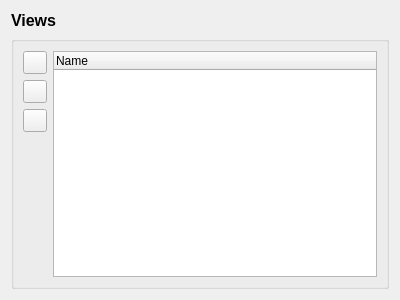
<?xml version="1.0" encoding="UTF-8"?>
<ui version="4.0">
 <class>ViewsListForm</class>
 <widget class="QWidget" name="ViewsListForm">
  <property name="geometry">
   <rect>
    <x>0</x>
    <y>0</y>
    <width>400</width>
    <height>300</height>
   </rect>
  </property>
  <property name="windowTitle">
   <string>Form</string>
  </property>
  <layout class="QVBoxLayout" name="verticalLayout">
   <item>
    <widget class="QLabel" name="lblHeader">
     <property name="text">
      <string>&lt;!DOCTYPE HTML PUBLIC &quot;-//W3C//DTD HTML 4.0//EN&quot; &quot;http://www.w3.org/TR/REC-html40/strict.dtd&quot;&gt;
&lt;html&gt;&lt;head&gt;&lt;meta name=&quot;qrichtext&quot; content=&quot;1&quot; /&gt;&lt;style type=&quot;text/css&quot;&gt;
p, li { white-space: pre-wrap; }
&lt;/style&gt;&lt;/head&gt;&lt;body style=&quot; font-family:'Sans'; font-size:10pt; font-weight:400; font-style:normal;&quot;&gt;
&lt;table border=&quot;0&quot; style=&quot;-qt-table-type: root; margin-top:4px; margin-bottom:4px; margin-left:4px; margin-right:4px;&quot;&gt;
&lt;tr&gt;
&lt;td style=&quot;border: none;&quot;&gt;
&lt;p style=&quot; margin-top:0px; margin-bottom:0px; margin-left:0px; margin-right:0px; -qt-block-indent:0; text-indent:0px;&quot;&gt;&lt;span style=&quot; font-size:12pt; font-weight:600;&quot;&gt;Views&lt;/span&gt;&lt;/p&gt;&lt;/td&gt;&lt;/tr&gt;&lt;/table&gt;&lt;/body&gt;&lt;/html&gt;</string>
     </property>
    </widget>
   </item>
   <item>
    <widget class="QGroupBox" name="groupBox">
     <property name="title">
      <string/>
     </property>
     <layout class="QHBoxLayout" name="horizontalLayout">
      <item>
       <layout class="QVBoxLayout" name="layoutButtons">
        <property name="sizeConstraint">
         <enum>QLayout::SetNoConstraint</enum>
        </property>
        <item>
         <widget class="QToolButton" name="btnUp">
          <property name="toolTip">
           <string>Move the column up (left)</string>
          </property>
          <property name="statusTip">
           <string>Move the column up (left)</string>
          </property>
          <property name="text">
           <string/>
          </property>
          <property name="icon">
           <iconset resource="dbm.qrc">
            <normaloff>:/images/actions/images/small/up.png</normaloff>:/images/actions/images/small/up.png</iconset>
          </property>
          <property name="popupMode">
           <enum>QToolButton::DelayedPopup</enum>
          </property>
         </widget>
        </item>
        <item>
         <widget class="QToolButton" name="btnDown">
          <property name="toolTip">
           <string>Move the column down (right)</string>
          </property>
          <property name="statusTip">
           <string>Move the column down (right)</string>
          </property>
          <property name="text">
           <string/>
          </property>
          <property name="icon">
           <iconset resource="dbm.qrc">
            <normaloff>:/images/actions/images/small/down.png</normaloff>:/images/actions/images/small/down.png</iconset>
          </property>
          <property name="popupMode">
           <enum>QToolButton::DelayedPopup</enum>
          </property>
         </widget>
        </item>
        <item>
         <widget class="QToolButton" name="btnRemove">
          <property name="toolTip">
           <string>Delete this column</string>
          </property>
          <property name="statusTip">
           <string>Delete this column</string>
          </property>
          <property name="text">
           <string/>
          </property>
          <property name="icon">
           <iconset resource="dbm.qrc">
            <normaloff>:/images/actions/images/small/remove.png</normaloff>:/images/actions/images/small/remove.png</iconset>
          </property>
         </widget>
        </item>
        <item>
         <spacer name="verticalSpacer">
          <property name="orientation">
           <enum>Qt::Vertical</enum>
          </property>
          <property name="sizeHint" stdset="0">
           <size>
            <width>20</width>
            <height>40</height>
           </size>
          </property>
         </spacer>
        </item>
       </layout>
      </item>
      <item>
       <widget class="QTreeWidget" name="treeViews">
        <property name="sizePolicy">
         <sizepolicy hsizetype="Preferred" vsizetype="Preferred">
          <horstretch>0</horstretch>
          <verstretch>0</verstretch>
         </sizepolicy>
        </property>
        <property name="rootIsDecorated">
         <bool>false</bool>
        </property>
        <property name="uniformRowHeights">
         <bool>true</bool>
        </property>
        <property name="sortingEnabled">
         <bool>false</bool>
        </property>
        <property name="animated">
         <bool>true</bool>
        </property>
        <attribute name="headerDefaultSectionSize">
         <number>150</number>
        </attribute>
        <attribute name="headerShowSortIndicator" stdset="0">
         <bool>false</bool>
        </attribute>
        <attribute name="headerStretchLastSection">
         <bool>true</bool>
        </attribute>
        <column>
         <property name="text">
          <string>Name</string>
         </property>
        </column>
       </widget>
      </item>
     </layout>
    </widget>
   </item>
  </layout>
 </widget>
 <resources>
  <include location="dbm.qrc"/>
 </resources>
 <connections>
  <connection>
   <sender>treeViews</sender>
   <signal>itemDoubleClicked(QTreeWidgetItem*,int)</signal>
   <receiver>ViewsListForm</receiver>
   <slot>doubleClickTree(QTreeWidgetItem*,int)</slot>
   <hints>
    <hint type="sourcelabel">
     <x>253</x>
     <y>169</y>
    </hint>
    <hint type="destinationlabel">
     <x>199</x>
     <y>149</y>
    </hint>
   </hints>
  </connection>
 </connections>
 <slots>
  <slot>doubleClickTree(QTreeWidgetItem*,int)</slot>
 </slots>
</ui>
